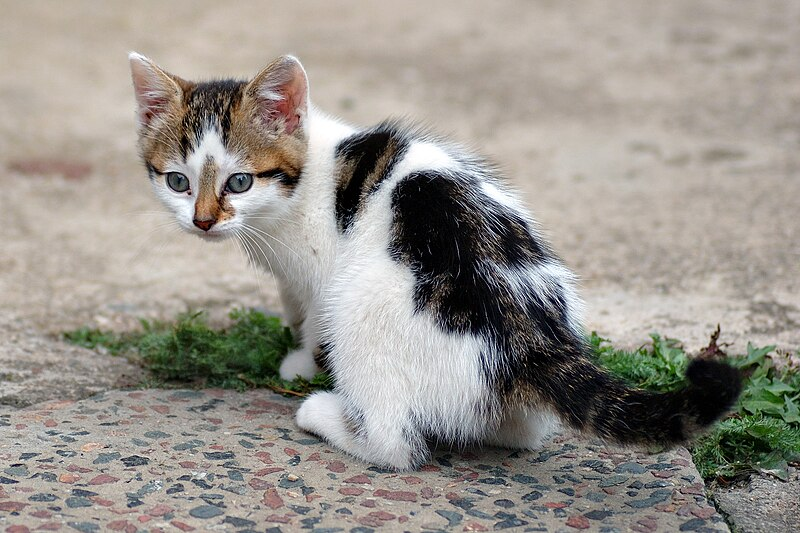
#> input picture Practical 1/cat.jpg, 800 x 533 px, given in place of the camera
$ jupyter execute practical3.ipynb   (shell and % lines are left out)   (text cells are left out)
#> lines starting #> are read from the running program, lines starting #| are printed output that depends on the picture; after the words box and inside, x2 and y2 are one past the last pixel; in counts of white or black regions, pixels touching at a corner belong together
[cell 1]
import sys
import os
import cv2 as cv
import numpy as np
import matplotlib.pyplot as plt

[cell 2]
cap = cv.VideoCapture(0)
if not cap.isOpened():
    print("Cannot open camera")
    exit()
while True:
    # Capture frame-by-frame
    ret, frame = cap.read()
#> frame is the input picture: shape (533, 800, 3); mean B, G, R 139.7, 146.7, 151.3

    # if frame is read correctly ret is True
    if not ret:
        print("Can't receive frame (stream end?). Exiting ...")
        break
    # Our operations on the frame come here
    hsv_image = cv.cvtColor(frame, cv.COLOR_BGR2HSV)
#> hsv_image: shape (533, 800, 3); mean H, S, V 40.4, 37.4, 154.4
    # Define lower and upper HSV boundaries for the color green
    lower_green = np.array([35,50,50])
    upper_green = np.array([85,255,255])
    # Define lower and upper HSV boundaries for the color Red
    lower_red = np.array([0,120,70])
    upper_red = np.array([10,255,255])
    # Define lower and upper HSV boundaries for the color Orange
    lower_orange = np.array([11,120,70])
    upper_orange = np.array([24,255,255])
    # Define lower and upper HSV boundaries for the color Yellow
    lower_yellow = np.array([25,120,70])
    upper_yellow = np.array([35,255,255])
    # Define lower and upper HSV boundaries for the color Purple
    lower_purple = np.array([135,100,60])
    upper_purple = np.array([165,255,255])

    # Create masks with cv.inRange
    green_mask = cv.inRange(hsv_image, lower_green, upper_green)
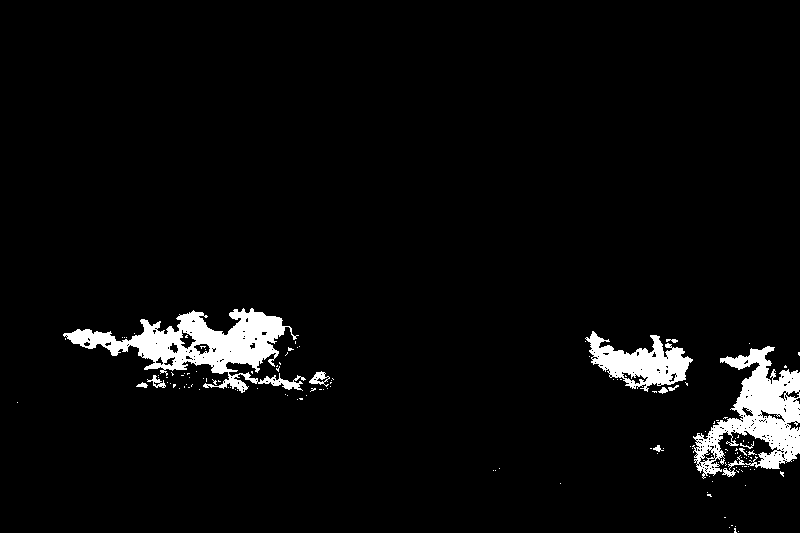
#> green_mask: shape (533, 800); 4.2% white; 138 white regions (125 under 20 px), largest, box (x1, y1, x2, y2) and area: (63, 308, 306, 393) 7515, (692, 346, 800, 479) 6319, (585, 331, 693, 392) 3058
    red_mask = cv.inRange(hsv_image, lower_red, upper_red)
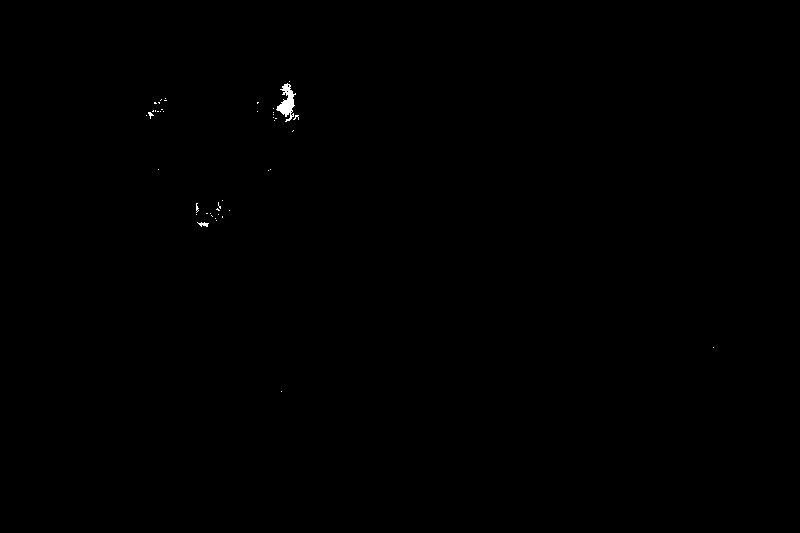
#> red_mask: shape (533, 800); 0.12% white; 44 white regions (42 under 20 px), largest, box (x1, y1, x2, y2) and area: (276, 83, 296, 122) 352, (197, 222, 209, 227) 33
    orange_mask = cv.inRange(hsv_image, lower_orange, upper_orange)
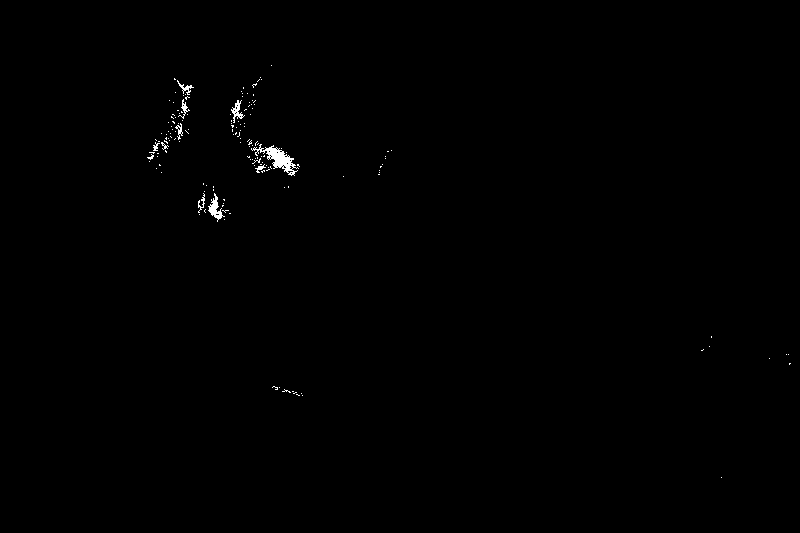
#> orange_mask: shape (533, 800); 0.34% white; 157 white regions (147 under 20 px), largest, box (x1, y1, x2, y2) and area: (251, 144, 299, 176) 477, (208, 193, 225, 222) 178, (231, 100, 245, 123) 117
    yellow_mask = cv.inRange(hsv_image, lower_yellow, upper_yellow)
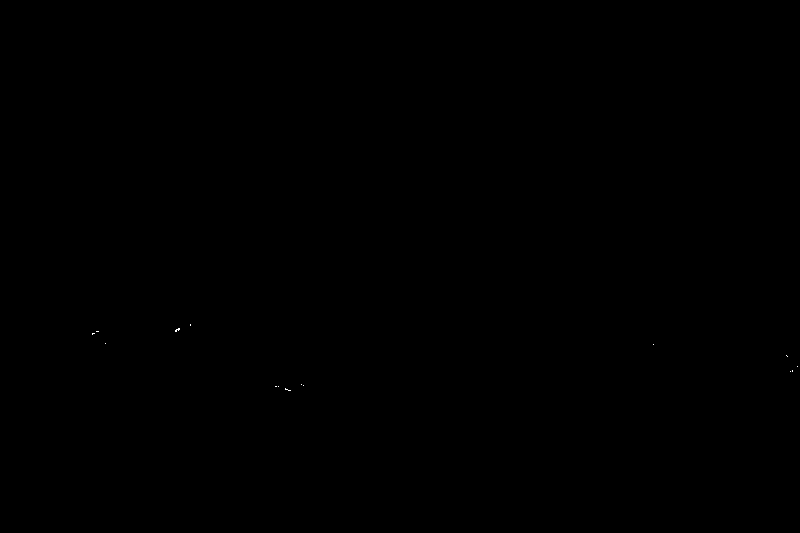
#> yellow_mask: shape (533, 800); 0.01% white in thin lines or dots, all inside (x1, y1, x2, y2) = (92, 324, 798, 391)
    purple_mask = cv.inRange(hsv_image, lower_purple, upper_purple)
#> purple_mask: shape (533, 800); every value is 0

    # Combine red, orange, yellow, and purple masks
    combined_mask = cv.bitwise_or(red_mask, orange_mask)
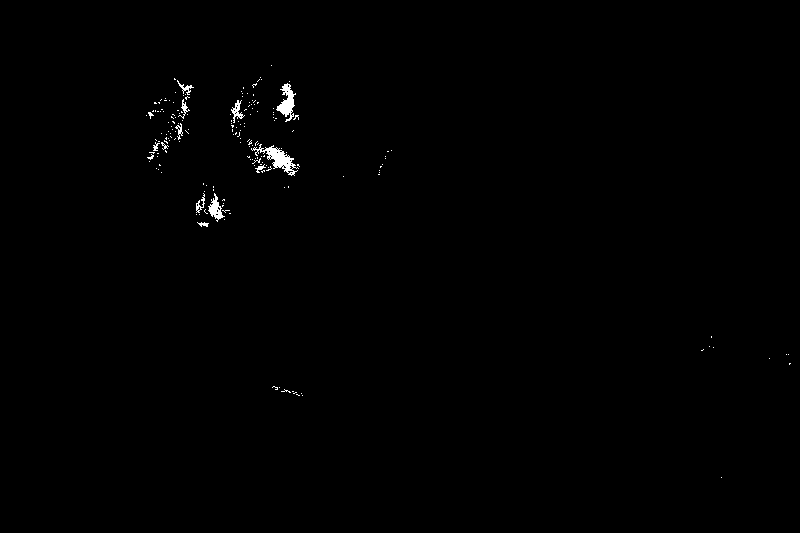
#> combined_mask: shape (533, 800); 0.46% white; 185 white regions (173 under 20 px), largest, box (x1, y1, x2, y2) and area: (251, 144, 299, 176) 477, (276, 83, 296, 122) 352, (208, 193, 225, 222) 201
    combined_mask = cv.bitwise_or(combined_mask, yellow_mask)
    combined_mask = cv.bitwise_or(combined_mask, purple_mask)

    # Extract selected colors from the original image
    result = cv.bitwise_and(frame, frame, mask=combined_mask)

    # Display the resulting frame
    cv.imshow('frame', result)
    if cv.waitKey(1) == ord('q'):
#> (key q is pressed here)
        break

# When everything done, release the capture
cap.release()
cv.destroyAllWindows()
